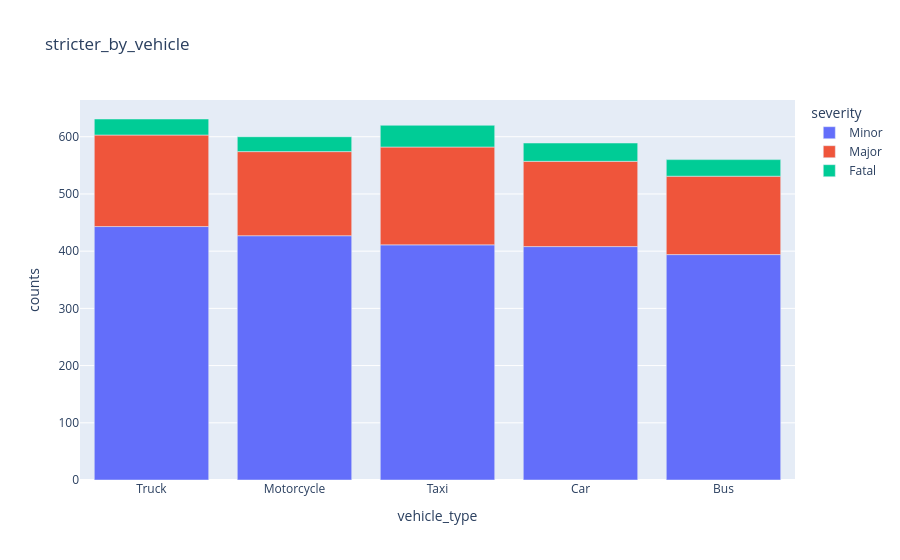

This figure's notebook cell:
### Code cell
pe.bar(data_frame=stricter_by_vehicle,x='vehicle_type',y='counts',color='severity',title='stricter_by_vehicle')

### Figure 1 — Plotly figure (JSON) as saved in the notebook; plotly's stock layout.template omitted (floating-point values rounded to 4 significant figures)
{"data": [{"hovertemplate": "severity=Minor<br>vehicle_type=%{x}<br>counts=%{y}<extra></extra>", "legendgroup": "Minor", "marker": {"color": "#636efa", "pattern": {"shape": ""}}, "name": "Minor", "orientation": "v", "showlegend": true, "textposition": "auto", "type": "bar", "x": ["Truck", "Motorcycle", "Taxi", "Car", "Bus"], "xaxis": "x", "y": [443, 427, 411, 408, 394], "yaxis": "y"}, {"hovertemplate": "severity=Major<br>vehicle_type=%{x}<br>counts=%{y}<extra></extra>", "legendgroup": "Major", "marker": {"color": "#EF553B", "pattern": {"shape": ""}}, "name": "Major", "orientation": "v", "showlegend": true, "textposition": "auto", "type": "bar", "x": ["Taxi", "Truck", "Car", "Motorcycle", "Bus"], "xaxis": "x", "y": [171, 160, 149, 147, 137], "yaxis": "y"}, {"hovertemplate": "severity=Fatal<br>vehicle_type=%{x}<br>counts=%{y}<extra></extra>", "legendgroup": "Fatal", "marker": {"color": "#00cc96", "pattern": {"shape": ""}}, "name": "Fatal", "orientation": "v", "showlegend": true, "textposition": "auto", "type": "bar", "x": ["Taxi", "Car", "Bus", "Truck", "Motorcycle"], "xaxis": "x", "y": [38, 32, 29, 28, 26], "yaxis": "y"}], "layout": {"barmode": "relative", "legend": {"title": {"text": "severity"}, "tracegroupgap": 0}, "title": {"text": "stricter_by_vehicle"}, "xaxis": {"anchor": "y", "domain": [0, 1], "title": {"text": "vehicle_type"}}, "yaxis": {"anchor": "x", "domain": [0, 1], "title": {"text": "counts"}}}}
